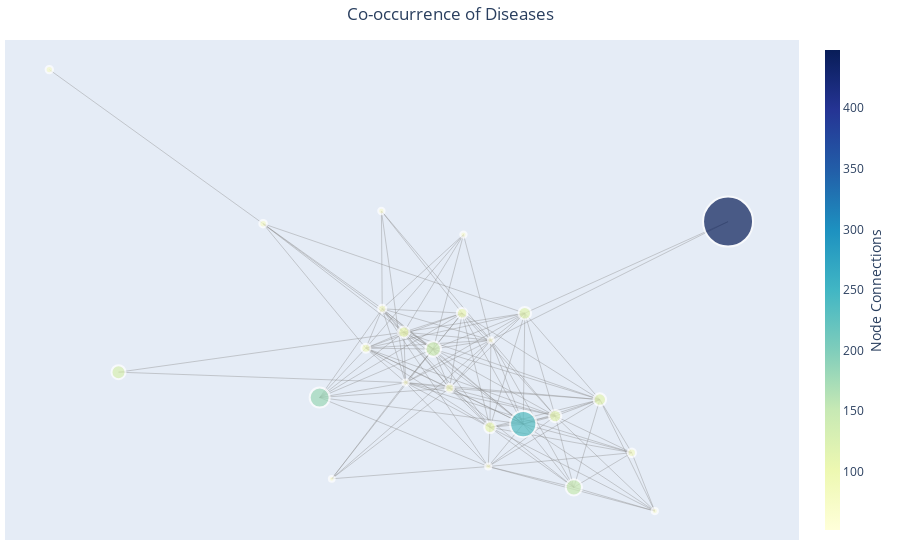

Here is the notebook cell this chart was saved with:
### Code cell
edge_x = []
edge_y = []
for edge in g.edges():
    x0, y0 = g.nodes[edge[0]]['pos']
    x1, y1 = g.nodes[edge[1]]['pos']
    edge_x.append(x0)
    edge_x.append(x1)
    edge_x.append(None)
    edge_y.append(y0)
    edge_y.append(y1)
    edge_y.append(None)

node_adjacencies = []
node_text = []
i=0
for node, adjacencies in enumerate(g.adjacency()):
    node_adjacencies.append(len(adjacencies[1]))
    node_text.append('Disease:' +str(labels[i]) +', Number of Connections: '+str(int(sizes[i])))
    i+=1
edge_trace = go.Scatter(
    x=edge_x, y=edge_y,
    line=dict(width= .4, color='#888'),
    hoverinfo='none',
    mode='lines')

node_x = []
node_y = []
for node in g.nodes():
    x, y = g.nodes[node]['pos']
    node_x.append(x)
    node_y.append(y)
    

node_trace = go.Scatter(
    x=node_x, y=node_y,
    mode='markers',
    hoverinfo='text',
    marker=dict(
        showscale=True,
        # colorscale options
        #'greys' | 'YlgnBu' | 'greens' | 'YlOrRd' | 'Bluered' | 'RdBu' |
        #'Reds' | 'Blues' | 'Picnic' | 'Rainbow' | 'Portland' | 'Jet' |
        #'Hot' | 'Blackbody' | 'Earth' | 'Electric' | 'Viridis' |
        colorscale='YlgnBu',
        reversescale=False,
        color=[],
        size=10,
        colorbar=dict(
            thickness=15,
            title='Node Connections',
            xanchor='left',
            titleside='right'
        ),
        line_width=2))


node_trace.marker.color = sizes
node_trace.marker.size = [s for  s in sizes]
node_trace.marker.sizeref = sizeref
node_trace.text = node_text

data=[edge_trace, node_trace]
layout = go.Layout(
                titlefont_size=16,
                showlegend=False,
                hovermode='closest',
                margin=dict(b=20,l=5,r=5,t=40),
                xaxis=dict(showgrid=False, zeroline=False, showticklabels=False),
                yaxis=dict(showgrid=False, zeroline=False, showticklabels=False))
fig = go.Figure(data=data,
             layout= layout)
fig.update_layout(title = 'Co-occurrence of Diseases', title_x = .50)

### Figure 1 — Plotly figure (JSON) as saved in the notebook; plotly's stock layout.template omitted (floating-point values rounded to 4 significant figures; data arrays with more than 128 entries replaced by an {"elided": "..."} marker saying what was removed)
{"data": [{"hoverinfo": "none", "line": {"color": "#888", "width": 0.4}, "mode": "lines", "type": "scatter", "x": {"elided": "462 float values"}, "y": {"elided": "462 float values"}}, {"hoverinfo": "text", "marker": {"color": [56, 103, 77, 110, 52, 57, 53, 448, 146, 179, 95, 57, 68, 112, 139, 101, 66, 75, 55, 113, 81, 72, 235, 126, 56], "colorbar": {"thickness": 15, "title": {"side": "right", "text": "Node Connections"}, "xanchor": "left"}, "colorscale": [[0, "rgb(255,255,217)"], [0.125, "rgb(237,248,177)"], [0.25, "rgb(199,233,180)"], [0.375, "rgb(127,205,187)"], [0.5, "rgb(65,182,196)"], [0.625, "rgb(29,145,192)"], [0.75, "rgb(34,94,168)"], [0.875, "rgb(37,52,148)"], [1, "rgb(8,29,88)"]], "line": {"width": 2}, "reversescale": false, "showscale": true, "size": [56, 103, 77, 110, 52, 57, 53, 448, 146, 179, 95, 57, 68, 112, 139, 101, 66, 75, 55, 113, 81, 72, 235, 126, 56], "sizeref": 8.96}, "mode": "markers", "text": ["Disease:Abdmnal pain oth spcf st, Number of Connections: 56", "Disease:Hyperpotassemia, Number of Connections: 103", "Disease:Crnry athrscl natve vssl, Number of Connections: 77", "Disease:End stage renal disease, Number of Connections: 110", "Disease:Constipation NOS, Number of Connections: 52", "Disease:Tobacco use disorder, Number of Connections: 57", "Disease:Acute respiratry failure, Number of Connections: 53", "Disease:Malignant neoplasm cecum, Number of Connections: 448", "Disease:Anemia in chr kidney dis, Number of Connections: 146", "Disease:NB obsrv suspct infect, Number of Connections: 179", "Disease:DMII wo cmp nt st uncntr, Number of Connections: 95", "Disease:Compl liver transplant, Number of Connections: 57", "Disease:Fx malar/maxillary-close, Number of Connections: 68", "Disease:Long-term use anticoagul, Number of Connections: 112", "Disease:Hypertension NOS, Number of Connections: 139", "Disease:CHF NOS, Number of Connections: 101", "Disease:Oth rd veh acc-pers NEC, Number of Connections: 66", "Disease:Mal hyp kid w cr kid V, Number of Connections: 75", "Disease:Syst lupus erythematosus, Number of Connections: 55", "Disease:Food/vomit pneumonitis, Number of Connections: 113", "Disease:Atrial fibrillation, Number of Connections: 81", "Disease:Acute kidney failure NOS, Number of Connections: 72", "Disease:Thrombocytopenia NOS, Number of Connections: 235", "Disease:Dsct of abdominal aorta, Number of Connections: 126", "Disease:Anemia NOS, Number of Connections: 56"], "type": "scatter", "x": [0.4471, 0.09814, 0.01264, 0.2362, -0.2368, 0.04203, 0.1001, 0.6022, 0.2757, -0.2624, 0.03919, -0.1317, -0.3821, 0.3307, -0.02196, -0.08427, -0.8348, 0.3984, 0.09446, 0.1719, -0.1646, -0.13, 0.1686, -0.6883, -0.08043], "y": [-0.5482, -0.2546, -0.117, -0.2148, -0.4349, 0.4213, 0.05119, 0.467, -0.4649, -0.1499, 0.1458, 0.5043, 0.4595, -0.1572, 0.02009, 0.07927, 1, -0.3435, -0.392, 0.1458, 0.0231, 0.1612, -0.2431, -0.06102, -0.09751]}], "layout": {"autosize": true, "hovermode": "closest", "margin": {"b": 20, "l": 5, "r": 5, "t": 40}, "showlegend": false, "title": {"text": "Co-occurrence of Diseases", "x": 0.5}, "xaxis": {"autorange": true, "range": [-0.925, 0.7343], "showgrid": false, "showticklabels": false, "type": "linear", "zeroline": false}, "yaxis": {"autorange": true, "range": [-0.654, 1.109], "showgrid": false, "showticklabels": false, "type": "linear", "zeroline": false}}}
